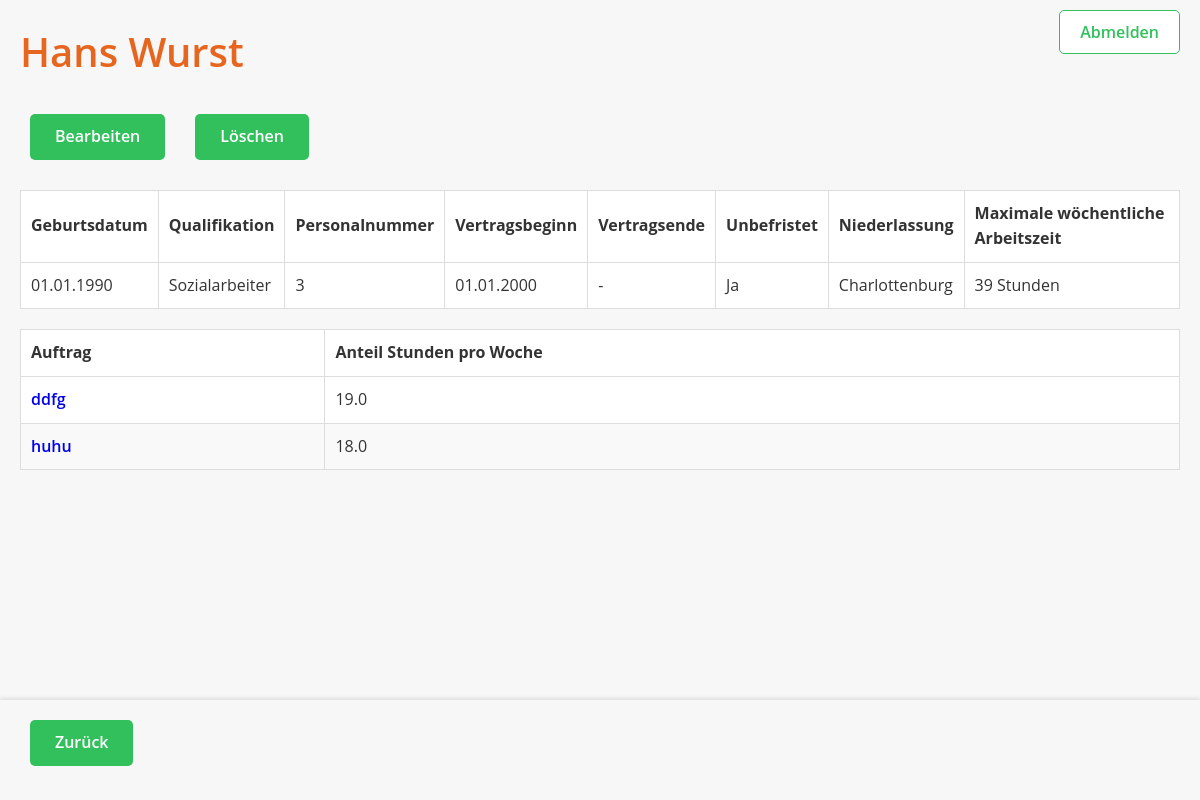
The page /PersonaleinsatzplanHaeH/mitarbeiter/4/?next=/PersonaleinsatzplanHaeH/mitarbeiter/list/ on the database its author committed.
### PersonaleinsatzplanHaeH/models.py (models this page shows, shortened)
class Mitarbeiter(models.Model):
    vorname = models.CharField(max_length=255)
    nachname = models.CharField(max_length=255)
    qualifikation = models.CharField(max_length=255)
    max_woechentliche_arbeitszeit = models.IntegerField()
    personalnummer = models.IntegerField(unique=True, null=False)
    geburtsdatum = models.DateField()
    vertragsbeginn = models.DateField()
    vertragsendeBefristet = models.DateField(blank=True, null=True)
    unbefristet = models.BooleanField(default=False)
    niederlassung = models.ForeignKey(Niederlassung, on_delete=models.PROTECT, null=True, blank=True)

class Niederlassung(models.Model):
    name = models.CharField(max_length=255)
    def __str__(self):
        return self.name

class Auftrag(models.Model):
    name = models.CharField(max_length=255)
    vergabenummer = models.CharField(max_length=255, unique=True)
    optionsnummer = models.CharField(max_length=255, unique=True)
    massnahmenummer = models.CharField(max_length=255, unique=True)
    startdatum = models.DateField()
    enddatum = models.DateField()
    max_klienten = models.IntegerField(default=0)
    mindest_klienten = models.IntegerField(default=0)
    aktuell_klienten = models.IntegerField(default=0)
    personaleinsatzplan = models.ForeignKey(Personaleinsatzplan, on_delete=models.CASCADE, related_name='auftraege')

class MitarbeiterBetreuungsschluessel(models.Model):
    position = models.ForeignKey(Position, on_delete=models.PROTECT)
    anteil_stunden_pro_woche = models.FloatField()
    kommentar = models.TextField(blank=True, null=True)
    mitarbeiter = models.ForeignKey(Mitarbeiter, on_delete=models.PROTECT, related_name='betreuungsschluessel_zuweisungen')
    schluessel = models.ForeignKey(Betreuungsschluessel, on_delete=models.PROTECT, related_name='mitarbeiter_zuweisungen')
    auftrag = models.ForeignKey(Auftrag, on_delete=models.PROTECT, related_name='mitarbeiter_betreuungsschluessel')
    freie_stunden = models.FloatField(default=0)
    total_hours = models.FloatField(default=0)

### PersonaleinsatzplanHaeH/views.py (the view)
# urls.py: path('mitarbeiter/<int:pk>/', MitarbeiterDetailView.as_view(), name='mitarbeiter_detail'),
class MitarbeiterDetailView(DetailView):
    model = Mitarbeiter
    template_name = 'mitarbeiter_detail.html'
    context_object_name = 'mitarbeiter'
    def get_context_data(self, **kwargs):
        context = super().get_context_data(**kwargs)
        mitarbeiter = self.object
        betreuungsschluessel_zuweisungen = MitarbeiterBetreuungsschluessel.objects.filter(mitarbeiter=mitarbeiter)
        total_hours = betreuungsschluessel_zuweisungen.aggregate(
            Sum('anteil_stunden_pro_woche')
        )['anteil_stunden_pro_woche__sum'] or 0
        free_hours = mitarbeiter.max_woechentliche_arbeitszeit - total_hours
        context['total_hours'] = total_hours
        context['free_hours'] = free_hours
        betreuungsschluessel_zuweisungen = betreuungsschluessel_zuweisungen.select_related('schluessel', 'auftrag')
        auftraege_info = []
        for zuweisung in betreuungsschluessel_zuweisungen:
            if zuweisung.schluessel and zuweisung.schluessel.auftrag:
                auftrag_info = {
                    'auftrag': zuweisung.schluessel.auftrag,
                    'anteil_stunden_pro_woche': zuweisung.anteil_stunden_pro_woche
                }
                auftraege_info.append(auftrag_info)
        context['auftraege_info'] = auftraege_info
        context['zurueck_link'] = self.request.GET.get('next', reverse('PersonaleinsatzplanHaeH:startseite'))
        return context

### templates/mitarbeiter_detail.html (shortened to what this page needs)
<!DOCTYPE html>
<html lang="en">
<head>
    {% load static %}
    <link rel="stylesheet" href="{% static 'css/styles.css' %}">
</head>
<body class="mitarbeiter-detail-page">
<div class="navbar">
    <a href="{% url 'PersonaleinsatzplanHaeH:logout' %}" class="logout-link">Abmelden</a>
</div>
<h1 class="mitarbeiter-header">{{ mitarbeiter.vorname }} {{ mitarbeiter.nachname }}</h1>
<div class="actions">
    <a href="{% url 'PersonaleinsatzplanHaeH:mitarbeiter_update' mitarbeiter.pk %}" class="action-link">Bearbeiten</a>
    <a href="{% url 'PersonaleinsatzplanHaeH:mitarbeiter_delete' mitarbeiter.pk %}" class="action-link">Löschen</a>
</div>
<section>
    <table class="detail-table">
        <thead>
            <tr>
                <th>Geburtsdatum</th>
                <th>Qualifikation</th>
                <th>Personalnummer</th>
                <th>Vertragsbeginn</th>
                <th>Vertragsende</th>
                <th>Unbefristet</th>
                <th>Niederlassung</th>
                <th>Maximale wöchentliche Arbeitszeit</th>
            </tr>
        </thead>
        <tbody>
            <tr>
                <td>{{ mitarbeiter.geburtsdatum|date:"d.m.Y" }}</td>
                <td>{{ mitarbeiter.qualifikation }}</td>
                <td>{{ mitarbeiter.personalnummer }}</td>
                <td>{{ mitarbeiter.vertragsbeginn|date:"d.m.Y" }}</td>
                <td>
                    {% if mitarbeiter.vertragsendeBefristet %}
                    {{ mitarbeiter.vertragsendeBefristet|date:"d.m.Y" }}
                    {% else %}
                        -
                    {% endif %}
                </td>
                <td>{{ mitarbeiter.unbefristet|yesno:"Ja,Nein" }}</td>
                <td>{{ mitarbeiter.niederlassung }}</td>
                <td>{{ mitarbeiter.max_woechentliche_arbeitszeit }} Stunden</td>
            </tr>
        </tbody>
    </table>
</section>
<section>
    <table class="auftrag-table">
        <thead>
            <tr>
                <th>Auftrag</th>
                <th>Anteil Stunden pro Woche</th>
            </tr>
        </thead>
        <tbody>
            {% for auftrag_info in auftraege_info %}
            <tr>
                <td>
                    <a href="{% url 'PersonaleinsatzplanHaeH:auftrag_detail' auftrag_info.auftrag.pk %}?next={{ request.path }}" class="auftrag-link">
                        {{ auftrag_info.auftrag.name }}
                    </a>
                </td>
                <td>{{ auftrag_info.anteil_stunden_pro_woche }}</td>
            </tr>
            {% endfor %}
        </tbody>
    </table>
</section>
<div class="link-container">
    <a href="{{ zurueck_link }}" class="action-link">Zurück</a>
</div>
</body>
</html>

### static/css/styles.css (style rules this page uses)
body, h1, h2, h3, h4, ul, li, a, table, td, th { margin: 0; padding: 0; box-sizing: border-box; }
body { font-family: 'Open Sans', Arial, sans-serif; background-color: #f7f7f7; color: #333; line-height: 1.6; padding: 20px; }
h1, h2, h3, h4 h5 { margin-bottom: 20px; color: #e7661f; font-weight: 600; }
h1 { font-size: 2.5em; }
a { text-decoration: none; transition: background-color 0.3s ease-in-out, color 0.3s ease-in-out; border-radius: 5px; font-weight: 600; }
.action-link { display: inline-block; margin: 10px; padding: 10px 25px; background-color: #31c05c; color: white; font-size: 1em; text-align: center; }
table { width: 100%; border-collapse: collapse; margin-bottom: 20px; background-color: #fff; border: 1px solid #ccc; }
th, td { padding: 10px; text-align: left; border: 1px solid #ddd; }
tr:nth-child(even) { background-color: #f9f9f9; }
.actions { margin: 20px 0; display: flex; justify-content: flex-start; gap: 10px; }
.link-container { position: fixed; bottom: 0; left: 0; right: 0; background-color: #f7f7f7; padding: 10px 20px; box-shadow: 0px -2px 4px rgba(0, 0, 0, 0.1); z-index: 1000; height: 80px; gap: 10px; justify-content: left; }
.navbar { position: absolute; top: 20px; right: 20px; font-family: 'Open Sans', sans-serif; }
.logout-link { font-weight: 600; color: #31c05c; text-decoration: none; background-color: white; padding: 10px 20px; border-radius: 5px; border: 1px solid #31c05c; transition: background-color 0.3s ease, color 0.3s ease, transform 0.2s ease; font-size: 1em; }

### rows shown on the page
Mitarbeiter: vorname "Hans", nachname "Wurst", geburtsdatum "01.01.1990", qualifikation "Sozialarbeiter", personalnummer "3", vertragsbeginn "01.01.2000", unbefristet "Ja", niederlassung "Charlottenburg", max_woechentliche_arbeitszeit "39"
Auftrag: auftrag.name "ddfg", anteil_stunden_pro_woche "19.0"
Auftrag: auftrag.name "huhu", anteil_stunden_pro_woche "18.0"
